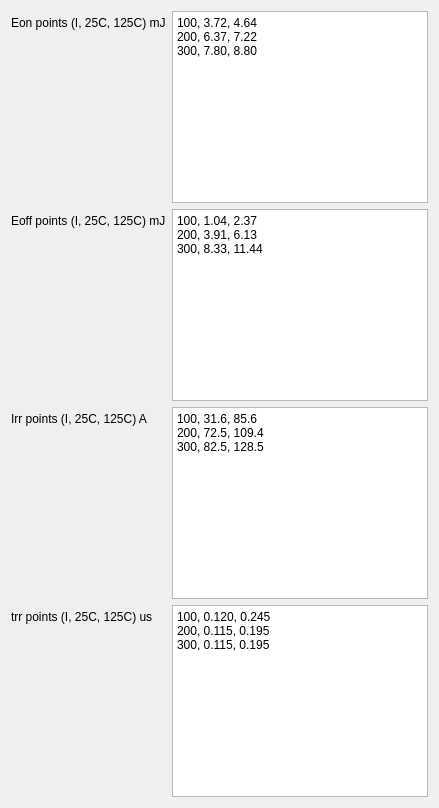
    <widget class="QWidget" name="tabPowerSwitching">
     <attribute name="title">
      <string>Switching</string>
     </attribute>
     <layout class="QFormLayout" name="formLayout_power_sw">
      <item row="0" column="0">
       <widget class="QLabel" name="labelEonPoints">
        <property name="text">
         <string>Eon points (I, 25C, 125C) mJ</string>
        </property>
       </widget>
      </item>
      <item row="0" column="1">
       <widget class="QPlainTextEdit" name="eonPoints">
        <property name="plainText">
         <string>100, 3.72, 4.64
200, 6.37, 7.22
300, 7.80, 8.80</string>
        </property>
       </widget>
      </item>
      <item row="1" column="0">
       <widget class="QLabel" name="labelEoffPoints">
        <property name="text">
         <string>Eoff points (I, 25C, 125C) mJ</string>
        </property>
       </widget>
      </item>
      <item row="1" column="1">
       <widget class="QPlainTextEdit" name="eoffPoints">
        <property name="plainText">
         <string>100, 1.04, 2.37
200, 3.91, 6.13
300, 8.33, 11.44</string>
        </property>
       </widget>
      </item>
      <item row="2" column="0">
       <widget class="QLabel" name="labelIrrPoints">
        <property name="text">
         <string>Irr points (I, 25C, 125C) A</string>
        </property>
       </widget>
      </item>
      <item row="2" column="1">
       <widget class="QPlainTextEdit" name="irrPoints">
        <property name="plainText">
         <string>100, 31.6, 85.6
200, 72.5, 109.4
300, 82.5, 128.5</string>
        </property>
       </widget>
      </item>
      <item row="3" column="0">
       <widget class="QLabel" name="labelTrrPoints">
        <property name="text">
         <string>trr points (I, 25C, 125C) us</string>
        </property>
       </widget>
      </item>
      <item row="3" column="1">
       <widget class="QPlainTextEdit" name="trrPoints">
        <property name="plainText">
         <string>100, 0.120, 0.245
200, 0.115, 0.195
300, 0.115, 0.195</string>
        </property>
       </widget>
      </item>
     </layout>
    </widget>
